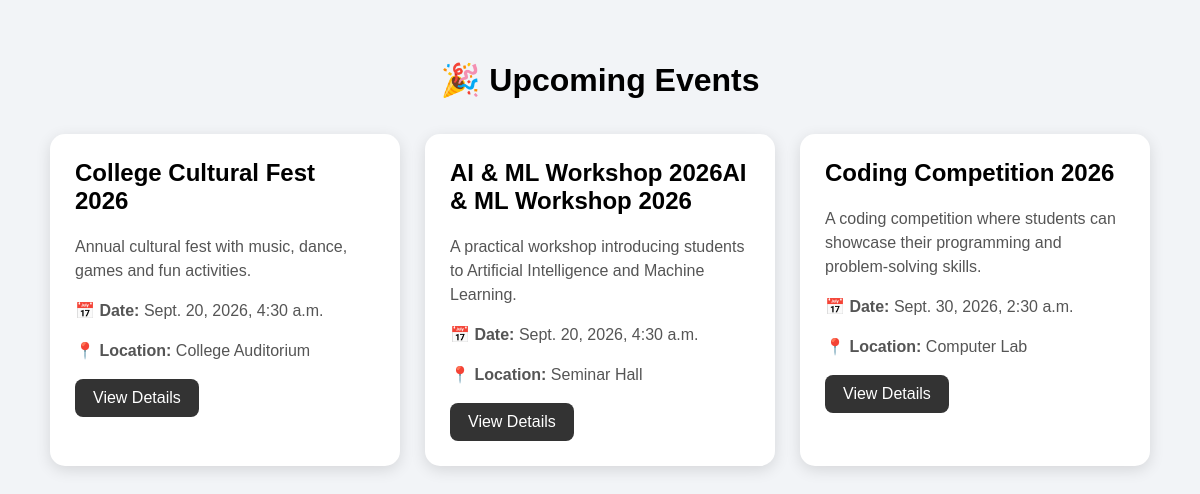
The page / on the database its author committed.
### events/models.py (models this page shows, shortened)
class Event(models.Model):
    name = models.CharField(max_length=200)
    description = models.TextField()
    date = models.DateTimeField()
    location = models.CharField(max_length=200)

### events/views.py (the view)
# urls.py: path("", views.event_list, name="event_list"),
def event_list(request):
    events = Event.objects.all()
    return render(request, "events/event_list.html", {"events": events})

### events/templates/events/event_list.html (shortened to what this page needs)
<!DOCTYPE html>
<html>
<head>
</head>
<body>
    <h1>🎉 Upcoming Events</h1>
    <div class="events">
        {% for event in events %}
        <div class="card">
            <h2>{{ event.name }}</h2>
            <p>{{ event.description }}</p>
            <p>
                <strong>📅 Date:</strong>
                {{ event.date }}
            </p>
            <p>
                <strong>📍 Location:</strong>
                {{ event.location }}
            </p>
            <a class="button" href="{% url 'event_detail' event.id %}">
                View Details
            </a>
        </div>
        {% empty %}
        <p>No events available.</p>
        {% endfor %}
    </div>
</body>
</html>

### events/templates/events/event_list.html (style rules this page uses)
body { font-family: Arial, sans-serif; background: #f2f4f7; margin: 0; padding: 40px; }
h1 { text-align: center; margin-bottom: 35px; }
.events { display: flex; flex-wrap: wrap; justify-content: center; gap: 25px; }
.card { background: white; width: 300px; padding: 25px; border-radius: 15px; box-shadow: 0 4px 15px rgba(0,0,0,0.12); }
.card h2 { margin-top: 0; }
.card p { color: #555; line-height: 1.5; }
.button { display: inline-block; padding: 10px 18px; background: #333; color: white; text-decoration: none; border-radius: 8px; }

### rows shown on the page
Event: name "College Cultural Fest 2026", description "Annual cultural fest with music, dance, games and fun activities.", date "Sept. 20, 2026, 4:30 a.m.", location "College Auditorium"
Event: name "AI & ML Workshop 2026AI & ML Workshop 2026", description "A practical workshop introducing students to Artificial Intelligence and Machine Learning.", date "Sept. 20, 2026, 4:30 a.m.", location "Seminar Hall"
Event: name "Coding Competition 2026", description "A coding competition where students can showcase their programming and problem-solving skills.", date "Sept. 30, 2026, 2:30 a.m.", location "Computer Lab"
